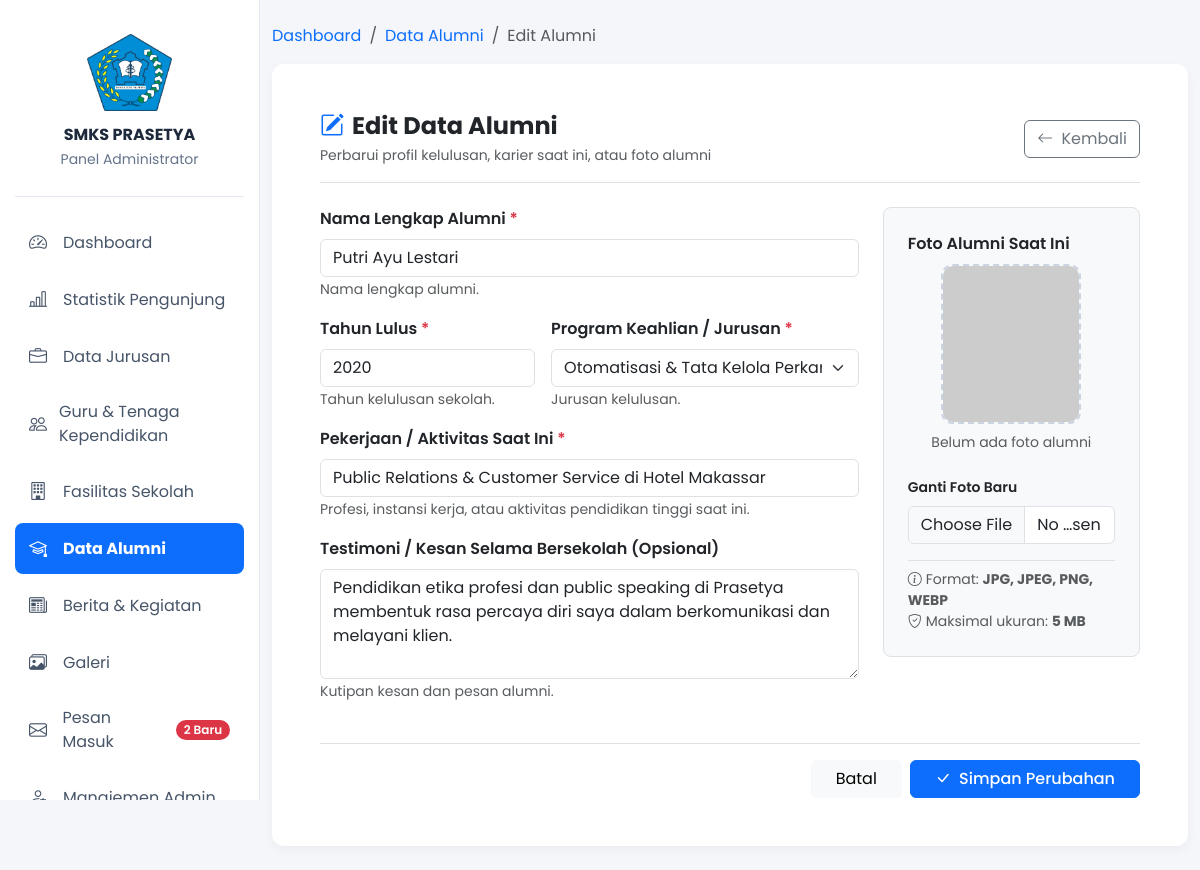
The page /admin/alumni/edit.php?id=8 (signed in) on the database its author committed.
### tables this page shows
CREATE TABLE `alumni` (
  `id` INT AUTO_INCREMENT PRIMARY KEY,
  `nama` VARCHAR(150) NOT NULL,
  `tahun_lulus` VARCHAR(10) NOT NULL,
  `jurusan` VARCHAR(100) NOT NULL,
  `pekerjaan` VARCHAR(255) NOT NULL,
  `aktivitas` VARCHAR(255) DEFAULT NULL,
  `testimoni` TEXT DEFAULT NULL,
  `foto` VARCHAR(255) DEFAULT NULL
);

### admin/alumni/edit.php (the view, shortened to what this page needs)
<?php
require_once __DIR__ . '/../../config/koneksi.php';
$cols_res = mysqli_query($conn, "SHOW COLUMNS FROM alumni");
$alumni_cols = [];
while ($c = mysqli_fetch_assoc($cols_res)) {
    $alumni_cols[] = $c['Field'];
}
$col_pekerjaan = in_array('pekerjaan', $alumni_cols) ? 'pekerjaan' : 'aktivitas';
$col_jurusan   = in_array('jurusan', $alumni_cols) ? 'jurusan' : 'nama_jurusan';
$col_tahun     = in_array('tahun_lulus', $alumni_cols) ? 'tahun_lulus' : 'tahun';
$has_testimoni = in_array('testimoni', $alumni_cols);
$id = isset($_GET['id']) ? (int)$_GET['id'] : 0;
$select_fields = "id, nama, $col_tahun AS tahun_lulus, $col_jurusan AS jurusan, $col_pekerjaan AS pekerjaan, foto" . ($has_testimoni ? ", testimoni" : "");
$stmt_get = mysqli_prepare($conn, "SELECT $select_fields FROM alumni WHERE id = ? LIMIT 1");
mysqli_stmt_bind_param($stmt_get, "i", $id);
mysqli_stmt_execute($stmt_get);
$res_get = mysqli_stmt_get_result($stmt_get);
$alumni = mysqli_fetch_assoc($res_get);
?>
<!DOCTYPE html>
<html lang="id">
<head>
    <link href="https://cdn.jsdelivr.net/npm/bootstrap@5.3.0/dist/css/bootstrap.min.css" rel="stylesheet">
    <link rel="stylesheet" href="https://cdn.jsdelivr.net/npm/bootstrap-icons@1.11.1/font/bootstrap-icons.css">
</head>
<body>
    <?php include __DIR__ . '/../navbar.php'; ?>
    <div class="container my-4">
        <nav aria-label="breadcrumb">
            <ol class="breadcrumb">
                <li class="breadcrumb-item"><a href="../index.php" class="text-decoration-none">Dashboard</a></li>
                <li class="breadcrumb-item"><a href="index.php" class="text-decoration-none">Data Alumni</a></li>
                <li class="breadcrumb-item active" aria-current="page">Edit Alumni</li>
            </ol>
        </nav>
        <div class="card card-custom bg-white p-4 p-md-5">
            <div class="d-flex justify-content-between align-items-center mb-4 pb-3 border-bottom">
                <div>
                    <h4 class="fw-bold mb-1">
                        <i class="bi bi-pencil-square text-primary me-2"></i>Edit Data Alumni
                    </h4>
                    <p class="text-muted small mb-0">Perbarui profil kelulusan, karier saat ini, atau foto alumni</p>
                </div>
                <a href="index.php" class="btn btn-outline-secondary">
                    <i class="bi bi-arrow-left me-1"></i> Kembali
                </a>
            </div>
            <form action="" method="POST" enctype="multipart/form-data">
                <div class="row g-4">
                    <div class="col-lg-8">
                        <div class="mb-3">
                            <label class="form-label fw-semibold">Nama Lengkap Alumni <span class="text-danger">*</span></label>
                            <input type="text" name="nama" class="form-control" value="<?= htmlspecialchars($_POST['nama'] ?? $alumni['nama']); ?>" required autofocus>
                            <small class="text-muted">Nama lengkap alumni.</small>
                        </div>
                        <div class="row g-3 mb-3">
                            <div class="col-md-5">
                                <label class="form-label fw-semibold">Tahun Lulus <span class="text-danger">*</span></label>
                                <input type="number" name="tahun_lulus" class="form-control" min="1990" max="<?= date('Y'); ?>" value="<?= htmlspecialchars($_POST['tahun_lulus'] ?? $alumni['tahun_lulus']); ?>" required>
                                <small class="text-muted">Tahun kelulusan sekolah.</small>
                            </div>
                            <div class="col-md-7">
                                <label class="form-label fw-semibold">Program Keahlian / Jurusan <span class="text-danger">*</span></label>
                                <?php $selected_j = $_POST['jurusan'] ?? $alumni['jurusan']; ?>
                                <select name="jurusan" class="form-select" required>
                                    <option value="Otomatisasi & Tata Kelola Perkantoran (OTKP)" <?= ($selected_j === 'Otomatisasi & Tata Kelola Perkantoran (OTKP)') ? 'selected' : ''; ?>>Otomatisasi & Tata Kelola Perkantoran (OTKP)</option>
                                </select>
                                <small class="text-muted">Jurusan kelulusan.</small>
                            </div>
                        </div>
                        <div class="mb-3">
                            <label class="form-label fw-semibold">Pekerjaan / Aktivitas Saat Ini <span class="text-danger">*</span></label>
                            <input type="text" name="pekerjaan" class="form-control" value="<?= htmlspecialchars($_POST['pekerjaan'] ?? $alumni['pekerjaan']); ?>" required>
                            <small class="text-muted">Profesi, instansi kerja, atau aktivitas pendidikan tinggi saat ini.</small>
                        </div>
                        <div class="mb-3">
                            <label class="form-label fw-semibold">Testimoni / Kesan Selama Bersekolah (Opsional)</label>
                            <textarea name="testimoni" class="form-control" rows="4"><?= htmlspecialchars($_POST['testimoni'] ?? $alumni['testimoni'] ?? ''); ?></textarea>
                            <small class="text-muted">Kutipan kesan dan pesan alumni.</small>
                        </div>
                    </div>
                    <div class="col-lg-4">
                        <div class="bg-light p-4 rounded-3 border">
                            <label class="form-label fw-semibold d-block">Foto Alumni Saat Ini</label>
                            <div class="d-flex flex-column align-items-center mb-3">
                                <div id="previewContainer" class="mb-2">
                                    <?php
                                    $current_path = "../../assets/uploads/" . ($alumni['foto'] ?? '');
                                    $has_photo = !empty($alumni['foto']) && file_exists($current_path);
                                    ?>
                                    <img id="previewImg"
                                         src="<?= $has_photo ? htmlspecialchars($current_path) : 'https://placehold.co/140x160?text=Tanpa+Foto'; ?>"
                                         alt="<?= htmlspecialchars($alumni['nama']); ?>">
                                </div>
                                <small class="text-muted text-center" id="photoStatusText">
                                    <?= $has_photo ? htmlspecialchars($alumni['foto']) : 'Belum ada foto alumni'; ?>
                                </small>
                            </div>
                            <label class="form-label small fw-semibold mt-2">Ganti Foto Baru</label>
                            <input type="file" name="foto" id="fotoInput" class="form-control" accept=".jpg,.jpeg,.png,.webp">
                            <div class="form-text small mt-3 pt-2 border-top">
                                <i class="bi bi-info-circle me-1"></i>Format: <strong>JPG, JPEG, PNG, WEBP</strong><br>
                                <i class="bi bi-shield-check me-1"></i>Maksimal ukuran: <strong>5 MB</strong>
                            </div>
                        </div>
                    </div>
                </div>
                <div class="d-flex justify-content-end gap-2 mt-4 pt-3 border-top">
                    <a href="index.php" class="btn btn-light px-4">Batal</a>
                    <button type="submit" name="update" class="btn btn-primary px-4 fw-medium">
                        <i class="bi bi-check-lg me-1"></i> Simpan Perubahan
                    </button>
                </div>
            </form>
        </div>
    </div>
</body>
</html>

### assets/css/theme.css (style rules this page uses)
:root { color-scheme: light; }
body { background-color: #f4f6f9; color: #334155; transition: background-color 0.2s, color 0.2s; }

### admin/alumni/edit.php (style rules this page uses)
body { font-family: 'Poppins', sans-serif; background-color: #f4f6f9; }
.card-custom { border: none; border-radius: 12px; box-shadow: 0 4px 12px rgba(0,0,0,0.04); }
#previewContainer { width: 140px; height: 160px; border: 2px dashed #cbd5e1; border-radius: 12px; display: flex; align-items: center; justify-content: center; overflow: hidden; background-color: #f8fafc; }
#previewImg { width: 100%; height: 100%; object-fit: cover; }

### admin/navbar.php (style rules this page uses)
body { padding-left: 260px; }

### rows shown on the page
alumni: nama "Putri Ayu Lestari", tahun_lulus "2020", jurusan "Otomatisasi & Tata Kelola Perkantoran (OTKP)", pekerjaan "Public Relations & Customer Service di Hotel Makassar", testimoni "Pendidikan etika profesi dan public speaking di Prasetya membentuk rasa percaya diri saya dalam berkomunikasi dan melayani klien."

### other values the page prints
$unread_count "2"
